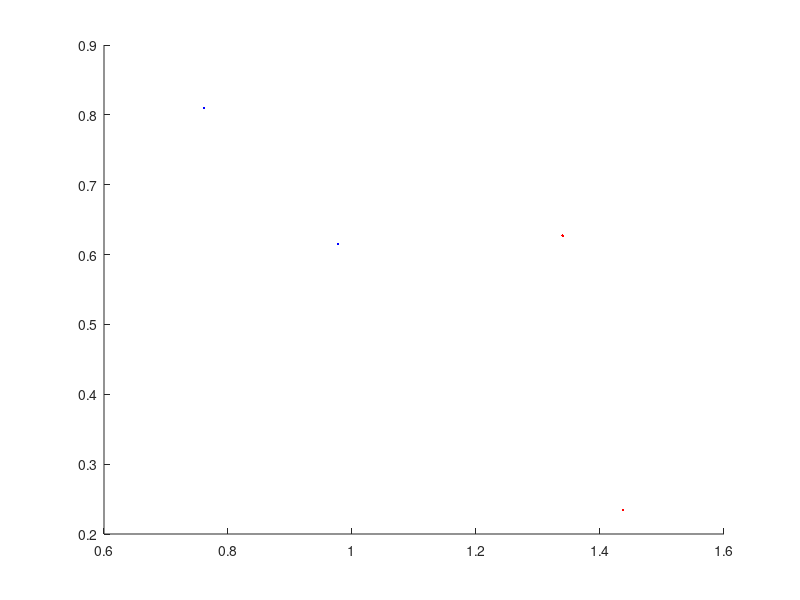

Write MATLAB code to recreate this figure. (Note: this script raises an error after producing the figure.)
% input samples
X1=[ones(1,2);rand(1,2);rand(1,2)];   % class '+1'
X2=[ones(1,2);rand(1,2)+1;rand(1,2)]; % class '-1'
X=[X1,X2];
 
% output class [-1,+1];
Y=[-ones(1,2),ones(1,2)];

% plot original linear separable data
figure;hold on
plot(X1(2,:),X1(3,:),'b.')
plot(X2(2,:),X2(3,:),'r.')

 
% init weigth vector
W=[0 0 0]';
 
% call perceptron
weight=perceptron(X,Y,W);
% predict
ytag=weight'*X;
 
 
% plot separation line
realweight = [weight(2),weight(3)];
plotpc(realweight,weight(1));  %plotpc(W,B) takes these inputs, W:S-by-R weight matrix (R must be 3 or less),B:S-by-1 bias vector
title('3a-size=4');

% plot prediction over origianl data
%plot(X(2,ytag<0),X(3,ytag<0),'bo')
%plot(X(2,ytag>0),X(3,ytag>0),'ro')
%legend('class -1','class +1','pred -1','pred +1')